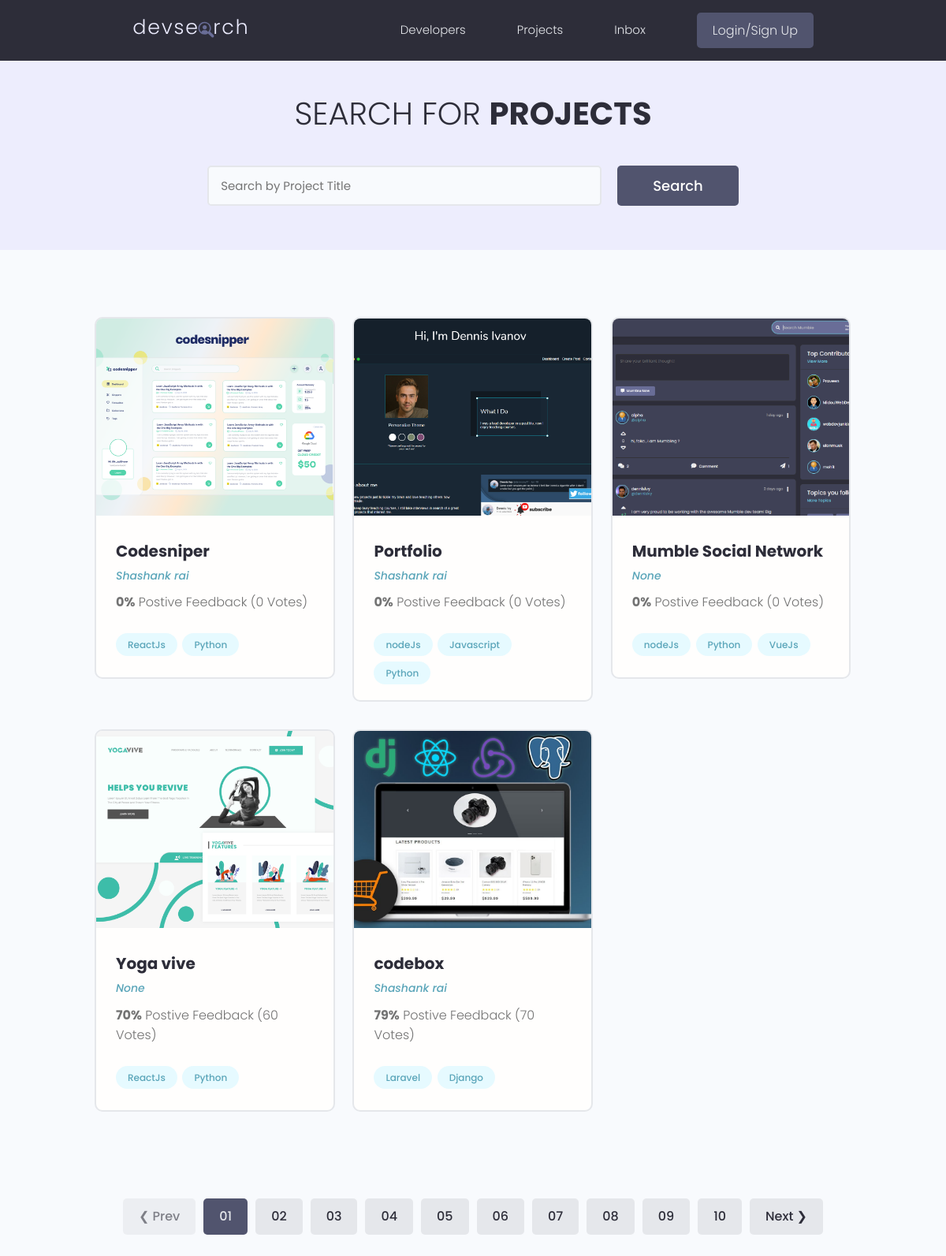
The page /projects/ on the database as committed earlier.
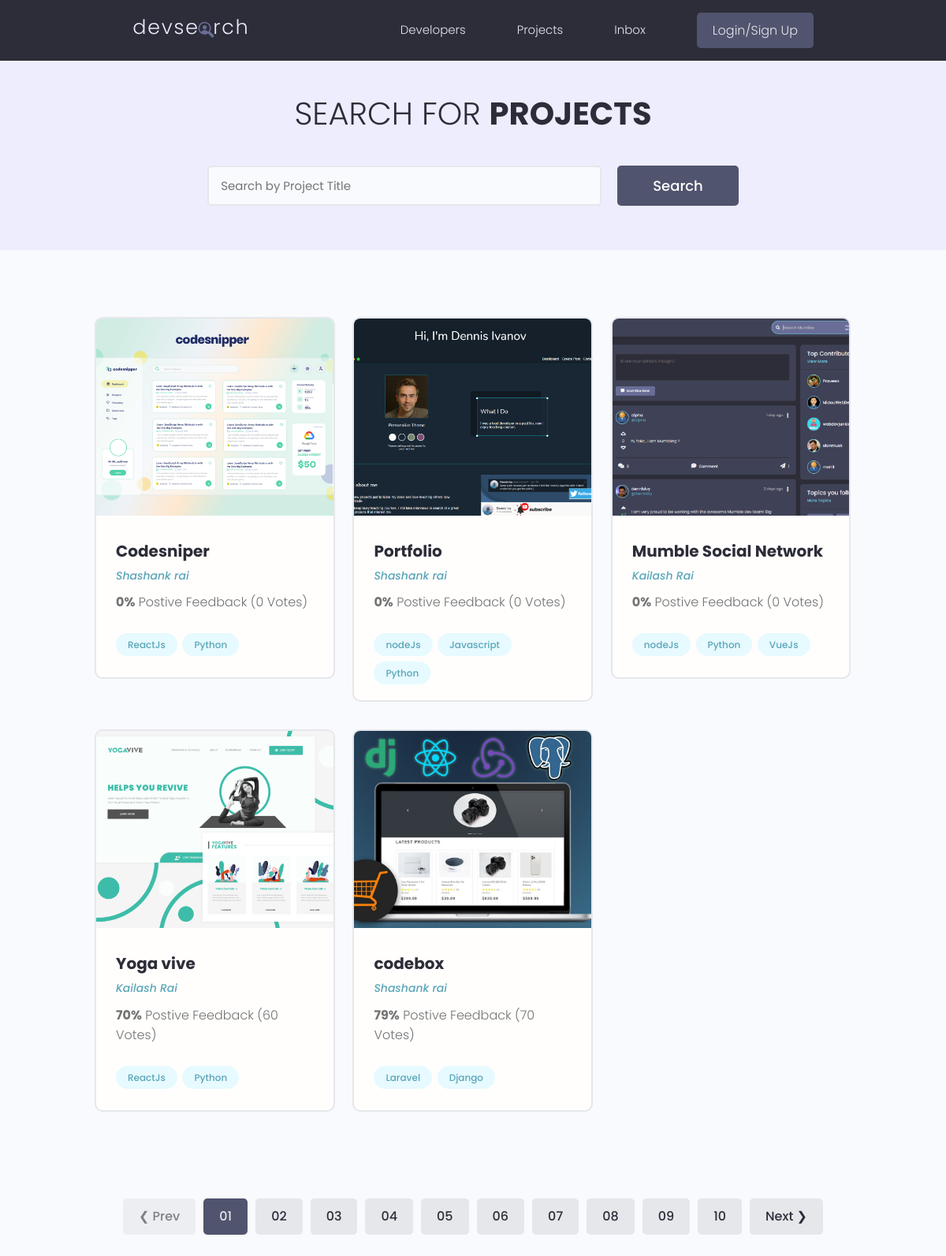
The same page on the database as committed later.
### projects/models.py (models this page shows)
class project(models.Model):
    owner=models.ForeignKey(Profile,null=True,blank=True,on_delete=models.SET_NULL)
    title=models.CharField(max_length=200)
    description=models.TextField(null=True,blank=True)
    featured_image=models.ImageField(null=True,blank=True,default='default.jpg')
    demo_link=models.CharField(max_length=2000,null=True,blank=True)
    source_link=models.CharField(max_length=2000,null=True,blank=True)
    tags=models.ManyToManyField('Tag',blank=True)
    vote_total=models.IntegerField(default=0,null=True,blank=True)
    vote_ratio=models.IntegerField(default=0,null=True,blank=True)
    created=models.DateTimeField(auto_now_add=True)
    id=models.UUIDField(default=uuid.uuid4,unique=True,primary_key=True,editable=False)
    def __str__(self):
        return self.title

### users/models.py (models this page shows, shortened)
class Profile(models.Model):
    user=models.OneToOneField(User,on_delete=models.CASCADE,null=True,blank=True)
    name=models.CharField(max_length=200,blank=True,null=True)
    user_name=models.CharField(max_length=200,blank=True,null=True)
    location=models.CharField(max_length=200,blank=True,null=True)
    email=models.EmailField(max_length=500,blank=True,null=True)
    short_intro=models.CharField(max_length=200,blank=True,null=True)
    bio=models.TextField(blank=True,null=True)
    profile_image=models.ImageField(blank=True,null=True,upload_to='profiles/',default='profiles/user-default.png')
    social_github=models.CharField(max_length=200,blank=True,null=True)
    social_twitter=models.CharField(max_length=200,blank=True,null=True)
    social_linkedin=models.CharField(max_length=200,blank=True,null=True)
    social_youtube=models.CharField(max_length=200,blank=True,null=True)
    social_website=models.CharField(max_length=200,blank=True,null=True)
    created=models.DateTimeField(auto_now_add=True)
    id=models.UUIDField(default=uuid.uuid4,unique=True,primary_key=True,editable=False)

### projects/views.py (the view)
# urls.py: path('',views.hello,name='hello'),
def hello(request):
    projects=project.objects.all()
    print(projects)
    context={'projects':projects}
    return render(request,'projects/hello.html', context)

### projects/models.py (called while the page is built)
    def __str__(self):
        return self.name

### projects/templates/projects/hello.html (shortened to what this page needs)
{% extends 'main.html' %} {% block content %}
  <main class="projects">
    <section class="hero-section text-center">
      <div class="container container--narrow">
        <div class="hero-section__box">
          <h2>Search for <span>Projects</span></h2>
        </div>
        <div class="hero-section__search">
          <form class="form" action="#" method="get">
            <div class="form__field">
              <input class="input input--text" id="formInput#search" type="text" name="text"
                placeholder="Search by Project Title" />
            </div>
            <input class="btn btn--sub btn--lg" type="submit" value="Search" />
          </form>
        </div>
      </div>
    </section>
    <section class="projectsList">
      <div class="container">
        <div class="grid grid--three">
        {% for project in projects %}
          <div class="column">
            <div class="card project">
              <a href="{% url 'project' project.id %}" class="project">
                <img class="project__thumbnail" src="{{project.featured_image.url}}" alt="project thumbnail" />
                <div class="card__body">
                  <h3 class="project__title">{{project.title}}</h3>
                  <p><a class="project__author" href="{% url 'user_profile' project.owner.id %}">{{project.owner.name}}</a></p>
                  <p class="project--rating">
                    <span style="font-weight: bold;">{{project.vote_ratio}}%</span> Postive
                    Feedback ({{project.vote_total}} Vote{{project.vote_total|pluralize:"s"}})
                  </p>
                  <div class="project__tags">
                  {% for tag in project.tags.all %}
                    <span class="tag tag--pill tag--main">
                      <small>{{tag}}</small>
                    </span>
                  {% endfor %}
                  </div>
                </div>
              </a>
            </div>
          </div>
        {% endfor %}
      </div>
    </section>
    <div class="pagination">
      <ul class="container">
        <li><a href="#" class="btn btn--disabled">&#10094; Prev</a></li>
        <li><a href="#" class="btn btn--sub">01</a></li>
        <li><a href="#" class="btn">02</a></li>
        <li><a href="#" class="btn">03</a></li>
        <li><a href="#" class="btn">04</a></li>
        <li><a href="#" class="btn">05</a></li>
        <li><a href="#" class="btn">06</a></li>
        <li><a href="#" class="btn">07</a></li>
        <li><a href="#" class="btn">08</a></li>
        <li><a href="#" class="btn">09</a></li>
        <li><a href="#" class="btn">10</a></li>
        <li><a href="#" class="btn">Next &#10095;</a></li>
      </ul>
    </div>
  </main>
{% endblock content %}

Rows that differ between the two databases and show on the page:
changed through a linked row, project "Mumble Social Network": owner.name "None" → "Kailash Rai"
changed through a linked row, project "Yoga vive": owner.name "None" → "Kailash Rai"
